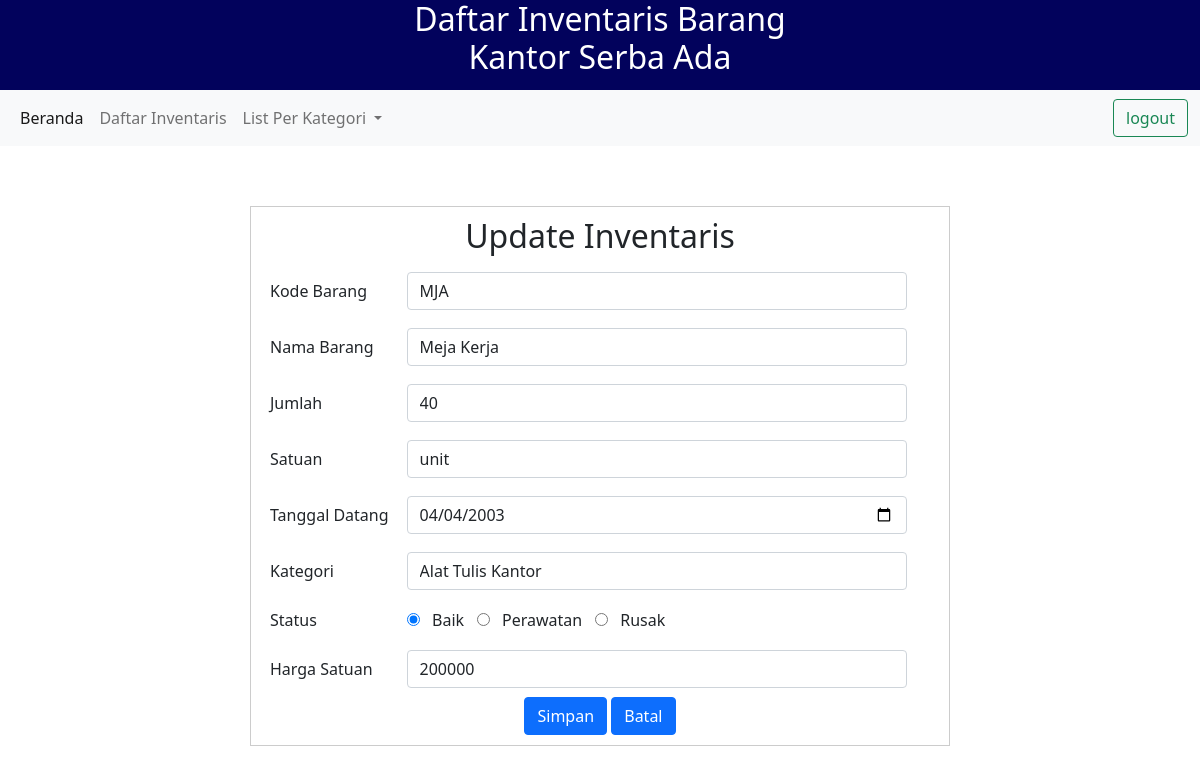
/update.php?kode_barang=MJA (signed in), run on the app's committed database.
### tables this page shows
CREATE TABLE `inventaris` (
  `kode_barang` varchar(10) NOT NULL,
  `nama_barang` varchar(30) DEFAULT NULL,
  `jumlah` int(11) DEFAULT NULL,
  `satuan` varchar(15) DEFAULT NULL,
  `tgl_datang` date DEFAULT NULL,
  `kategori` varchar(20) DEFAULT NULL,
  `status_barang` varchar(20) DEFAULT NULL,
  `harga` int(20) DEFAULT NULL
);

### update.php (the view, shortened to what this page needs)
<!DOCTYPE html>
<html lang="en">
    <?php
    include 'db.php';
    ?>
<head>
    <link rel="stylesheet" href="dashboard.css">
<link href="https://cdn.jsdelivr.net/npm/bootstrap@5.1.3/dist/css/bootstrap.min.css" rel="stylesheet">
</head>
<body>
    <div class="header">
        <h1>Daftar Inventaris Barang <br>Kantor Serba Ada</h1>
    </div>
    <nav class="navbar navbar-expand-lg navbar-light bg-light">
            <div class="container-fluid">
              <div class="collapse navbar-collapse" id="navbarSupportedContent">
                <ul class="navbar-nav me-auto mb-2 mb-lg-0">
                  <li class="nav-item">
                    <a class="nav-link active" aria-current="page" href="dashboard.php">Beranda</a>
                  </li>
                  <li class="nav-item">
                    <a class="nav-link" href="daftar.php">Daftar Inventaris</a>
                  </li>
                  <li class="nav-item dropdown">
                    <a class="nav-link dropdown-toggle" href="#" id="navbarDropdown" role="button" data-bs-toggle="dropdown" aria-expanded="false">
                      List Per Kategori
                    </a>
                  </li>
                </ul>
                <a href="logout.php">  <button class="btn btn-outline-success" type="submit">logout</button> </a>
              </div>
            </div>
          </nav>
    <?php
$kode1 = $_GET['kode_barang'];
$query = "SELECT * FROM inventaris WHERE kode_barang = '$kode1' ";
$execute = mysqli_query($conn,$query);
$p = mysqli_fetch_object($execute);
?>
<div class="box">
<h2 style="text-align: center;">Update Inventaris  </h2>
<form action="proces_up.php" method="POST">
<table cellpadding="9" cellspacing="10" >
    <tr>
        <td>Kode Barang</td> <td> <input type="text" name="kode" class="form-control" value="<?= $p ->kode_barang ?>" ></td>
    </tr>
    <tr>
        <td>Nama Barang</td><td> <input type="text" name="nama" class="form-control"  value="<?= $p ->nama_barang ?>"></td>
    </tr>
    <tr>
        <td>Jumlah</td><td> <input type="text" name="jumlah" class="form-control"  value="<?= $p ->jumlah ?>" ></td>
    </tr>
    <tr>
        <td>Satuan</td><td> <input type="text" name="satuan" class="form-control"  value="<?= $p ->satuan ?>" ></td>
    </tr>
    <tr>
        <td>Tanggal Datang</td><td> <input type="date" name="tanggal" class="form-control"  value="<?= $p ->tgl_datang ?>" ></td>
    </tr>
    <tr>
        <td>Kategori</td>
        <td>
            <select name="kategori" id="inputState"class="form-control" >
              <?php
              if($p->kategori=='Bangunan'){?>
                <option   value="Bangunan" selected >Bangunan</option>
                <option  value="Kendaraan"  >Kendaraan</option>
                <option  value="Alat Tulis Kantor" >Alat Tulis Kantor</option>
                <option  value="Elektronik" >Elektronik</option>
              <?php  }
              else if($p->kategori=='Alat Tulis Kantor'){?>
                <option  value="Alat Tulis Kantor" selected >Alat Tulis Kantor</option>
              <?php  }
              ?>
      </select></td>
    </tr>
    <tr>
        <td>Status</td>
        <td>
  <input type="radio" id="baik" name="status" value="Baik" <?php if($p -> status_barang == "Baik" ) echo 'checked'?> >
  <label for="baik">Baik</label>
  <input type="radio" id="perawatan" name="status" value="Perawatan" <?php if($p -> status_barang == "Perawatan" ) echo 'checked'?>>
  <label for="perawatan">Perawatan</label>
  <input type="radio" id="rusak" name="status" value="Rusak" <?php if($p -> status_barang == "Rusak" ) echo 'checked'?>>
  <label for="rusak">Rusak</label>
        </td>
    </tr>
    <tr>
        <td>Harga Satuan</td><td> <input type="text" name="harga" class="form-control"  value="<?= $p ->harga ?>"></td>
    </tr>
</table>
<div class="submit">
<button type="submit" class="btn btn-primary">Simpan</button>
<button type="reset" VALUE="Back" onClick="history.go(-1);" class="btn btn-primary">Batal</button>
</div>
</form>
</div>
</body>
</html>

### dashboard.css (style rules this page uses)
.header h1 { text-align: center; font-size: 2em; color: white; }
.header { background-color: rgb(2, 2, 92); top: 0cm; bottom: 0cm; padding-bottom: 5px; }
.navbar { top: 0cm; }
.box { margin: 60px auto; width: 700px; padding: 10px; border: 1px solid #ccc; background: white#191919; ; }
.box .form-control { width: 500px; }
.box .submit { text-align: center; }

### data on the page
inventaris: kode "MJA", nama "Meja Kerja", jumlah "40", satuan "unit", tanggal "04/04/2003", kategori "Alat Tulis Kantor", status_barang "☑ Baik", status_barang "☐ Perawatan", status_barang "☐ Rusak", harga "200000"
